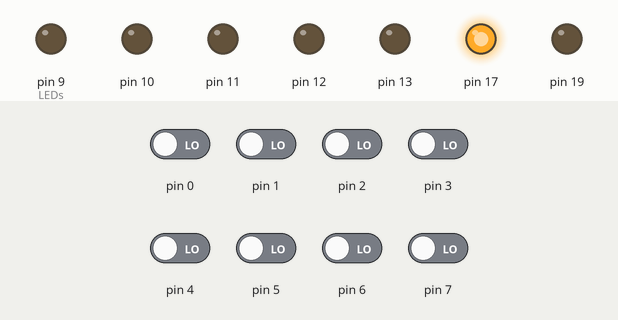
The sketch below on a simulated Arduino Uno, built with avr-gcc and run on an emulated ATmega328P. On the bench: output pins drawn as LEDs (lit = HIGH). Inputs (shaded band) come from the test bench; at power-on: pin 0–7 LOW.

Above: at 0.1 s.
At 1.1 s:
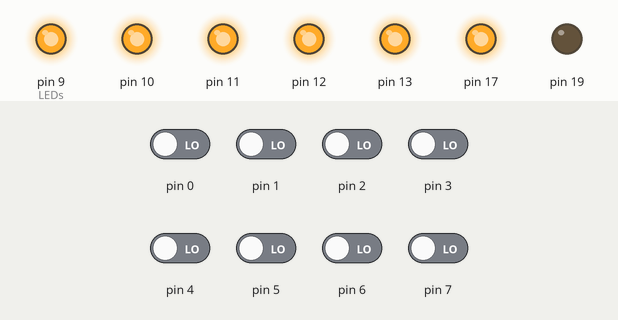
Timing chart, 0 to 2.6 s (numbered marks = the images above):
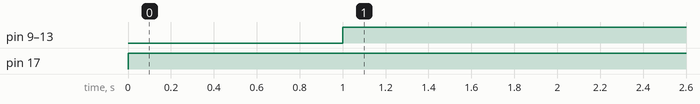

Measured:
- by itself, pin 9 (LEDs), pin 10–13: LOW → HIGH at 1.0 s
- by itself, pin 17: LOW → HIGH at 0.00 s

The sketch:

temporizador_para_cargas.ino
```cpp
/****************************************************************
 * ----------------TEMPORIZADOR PARA CARGAS---------------------*
 * EMPRESA: Vandertronic                                        *
 * CLUBE: Mecatrônica Jovem - Instituto Newton C. Braga         *
 * DESENVOLVEDOR: Vanderlei Alves Santos da Silva               *
 * MCU: ATMEGA328P     CLOCK: 16MHz                             *
 * DATA: 31/01/2024                                             *
 ****************************************************************/

//Protótipo de funções-------------------------------------------
void Alertar();
bool Restart();
//---------------------------------------------------------------

//Variáveis de interrupção---------------------------------------
volatile  int T2aux = 0,
              tempo = 300,    //Inicialização do tempo em segundos
              auxT,
              counter;
//---------------------------------------------------------------

//Variáveis globais----------------------------------------------
bool alt = true,
     alert = false;
//---------------------------------------------------------------

//------------------FUNÇÃO DE INTERRUPÇÃO------------------------
ISR(TIMER2_OVF_vect) //Vetor de interrupção
{
  TCNT2 = 56;
  T2aux++;
    if(T2aux == 2500) //T2aux chegou em 1 segundo?
    {
      T2aux = 0;
      //Contadores Down decrementado a cada 1 segundo respectivamente.
      counter--;
      if(counter <= 0) counter = 0;
    }
}
//---------------FIM DA FUNÇÃO DE INTERRUPÇÃO--------------------

void setup() {

  cli();
  //Registradores de interrupção por Timer2.
  TCCR2A = 0x00;
  TCCR2B = 0x03;
  TCNT2  = 56;
  TIMSK2 = 0x01;
  sei();

  //Registradores de entrada e saída.
  DDRD &= ~(1<<PIND7);                                      //Botão restart.
  DDRB |= ((1<<PB1)|(1<<PB2)|(1<<PB3)|(1<<PB4)|(1<<PB5));   //Configuração da saída para os LEDs
  DDRC |= ((1<<PC3)|(1<<PC5));                              //Configuração de saída para o relé e para o beep
  PORTB &= ~((1<<PB1)|(1<<PB2)|(1<<PB3)|(1<<PB4)|(1<<PB5)); //Inicializa os leds apagados

  while(Restart())
  {
    PORTC &= ~(1<<PC3);
  }
  counter = tempo; //Inicia contador em 5 minutos (5 x 60 = 300 segundos).
}

void loop() {

  if(!Restart())
  {
    PORTC |= (1<<PC3); //Liga o relé.
    counter = tempo;
    while(counter > 0) //Enquanto o tempo decrementa.
    {
      if(!Restart()) counter = tempo, PORTC &= ~(1<<PC5); //Reinicia o tempo e desativa o beep.

      if(counter <= 60) Alertar();

      //----------CONTAGEM POR LEDs-----------------//
      switch(counter)
      {
          case 299:
          PORTB = 0b00111110;
          break;
          case 240:
          PORTB = 0b00011110;
          break;
          case 180:
          PORTB = 0b00001110;
          break;
          case 120:
          PORTB = 0b00000110;
          break;
          case 60:
          PORTB = 0b00000010;
          break;
          case 1:
          PORTB = 0b00000000;
          PORTC &= ~(1<<PC3); //Relé desligado.
          break;
      }
      //--------------------------------------------//
    }
    PORTC &= ~(1<<PC5); //Desativa o beep.
  }

}
//------Implementações das funções auxiliares--------------
void Alertar()
{
  if(counter%2 == 0) //Verifica se o valor de counter é par
  {
    PORTC |= (1<<PC5); //Aciona o beep
  }
  else
  {
    PORTC &= ~(1<<PC5); //Desativa o beep
  }
}

bool Restart()
{
  static bool rs = true;
  rs = PIND & (1<<PIND7);
  return rs;
}
//------Fim das funções auxiliares---------------------------
```
